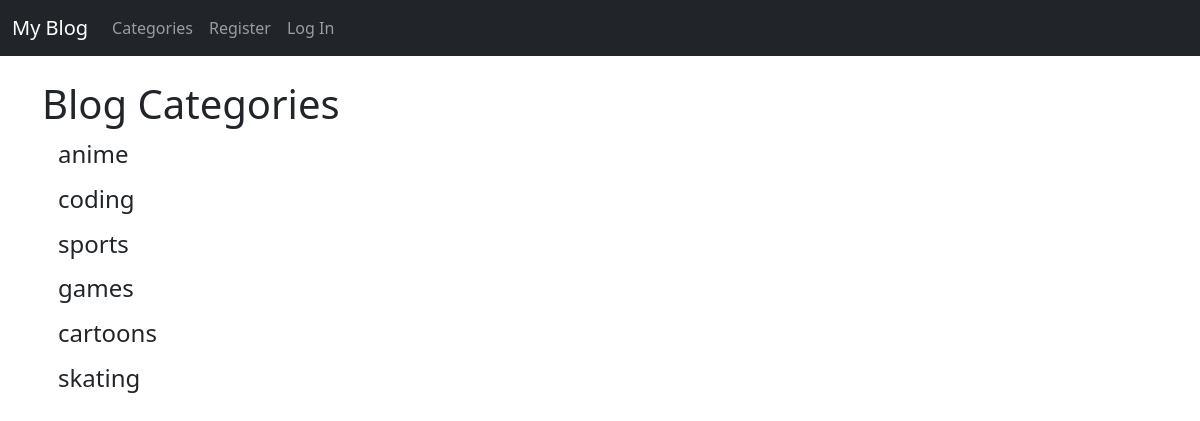
Page /category_list/ on the earlier database version.
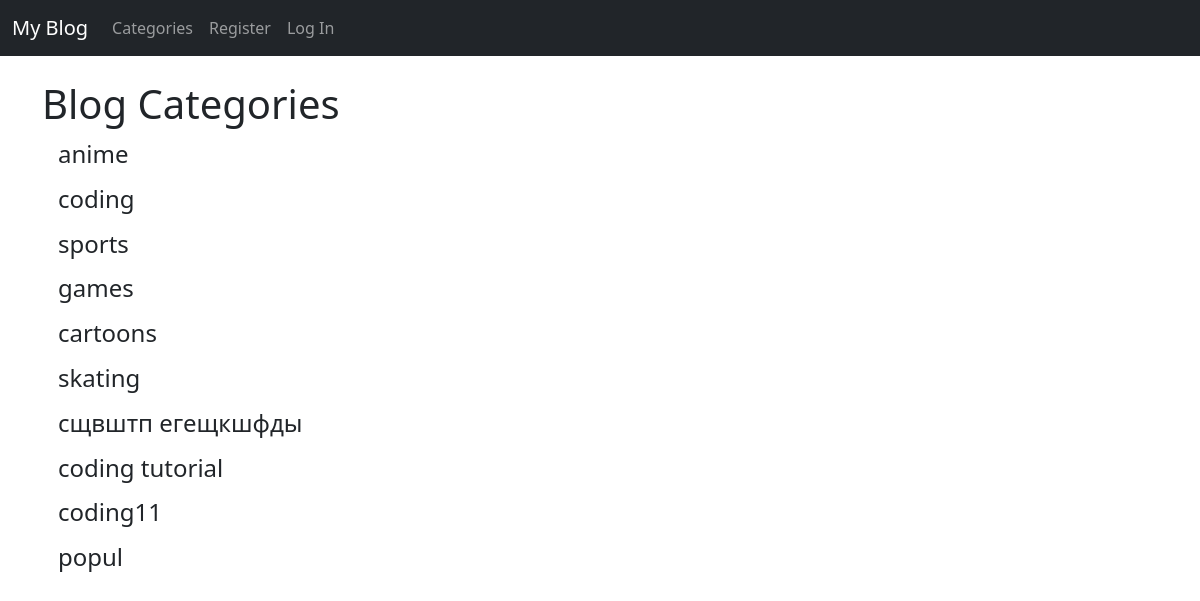
Same page on the later database version.
### blog/models.py (models this page shows, shortened)
class Category(models.Model):
    name = models.CharField(max_length=255)
    def __str__(self):
        return self.name

### blog/views.py (the view)
# urls.py: path('category_list/', CategoryListView, name='category_list'),
def CategoryListView(request):
    cat_menu_list = Category.objects.all()
    return render(request, 'category_list.html', {'cat_menu_list': cat_menu_list})

### blog/templates/category_list.html (shortened to what this page needs)
{% extends 'base.html' %}
{% block content %}
    <h1>Blog Categories</h1>
        {% for item in cat_menu_list %}
            <h4><a class="dropdown-item" href="{% url 'category' item %}">{{ item }}</a></h4>
        {% endfor %}
{% endblock %}

Differences in the rows shown:
added Category: name "сщвштп егещкшфды"
added Category: name "coding tutorial"
added Category: name "coding11"
added Category: name "popul"
